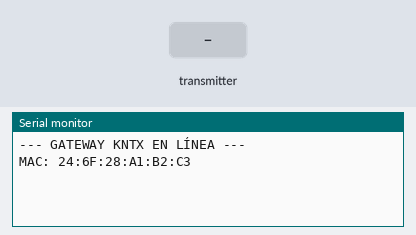
Recording of a sketch running on a simulated ESP32. Shown: the last lines printed to the serial monitor. Inputs (shaded band) come from the test bench. Nothing arrives over Bluetooth unless stated; a phone connects over Bluetooth LE 3 s after start.

Above: at 1.3 s.
1.4 s: the transmitter starts sending accel.0 = 25
At 1.8 s:
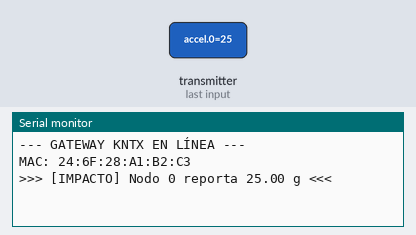
3.4 s: the transmitter starts sending node_id = 64
At 3.8 s:
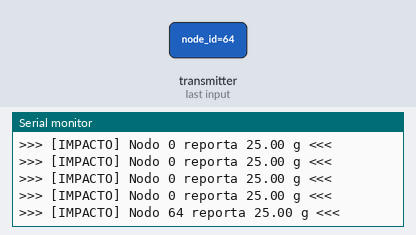
4.9 s: the transmitter starts sending node_id = 128
At 5.21 s:
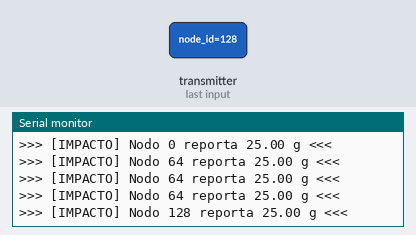
6.4 s: the transmitter starts sending accel.0 = 50
At 6.8 s:
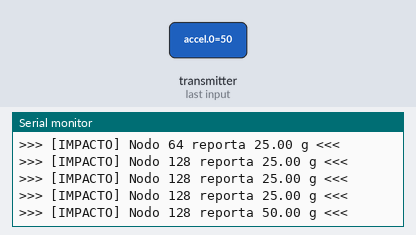
Timing chart, 0 to 8.9 s (numbered marks = the images above; inputs shaded):
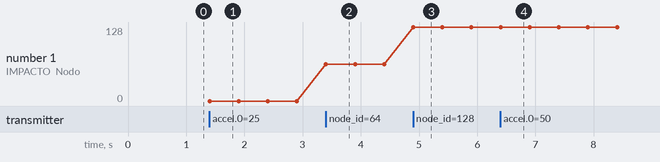

The sketch:

codigoS3.ino
```cpp
#include <esp_now.h>
#include <WiFi.h>
#include <BLEDevice.h>
#include <BLEServer.h>

typedef struct struct_message {
    uint8_t node_id;
    uint32_t timestamp;
    float quat[4];
    float accel[3];
} struct_message;

struct_message incomingData;

// Aumentamos el buffer a 1000 para soportar la ráfaga de 12 nodos
QueueHandle_t dataQueue;
const int QUEUE_SIZE = 1000;

uint32_t last_time_node[13] = {0};
int jitter_count = 0;
int max_jitter = 0;

void OnDataRecv(const esp_now_recv_info_t * esp_now_info, const uint8_t *incomingDataPtr, int len) {
    struct_message tempMsg;
    memcpy(&tempMsg, incomingDataPtr, sizeof(tempMsg));

    BaseType_t xHigherPriorityTaskWoken = pdFALSE;
    if (xQueueSendFromISR(dataQueue, &tempMsg, &xHigherPriorityTaskWoken) != pdPASS) {
        // En un entorno de producción, aquí se encendería un LED rojo de fallo crítico.
        Serial.println("¡CRÍTICO! OVERFLOW MASIVO.");
    }
}

void ProcessDataTask(void * pvParameters) {
    struct_message rxMsg;
    while(1) {
        if(xQueueReceive(dataQueue, &rxMsg, portMAX_DELAY) == pdPASS) {

            // Si hay impacto (>2g), se imprime al instante porque es prioridad
            if(rxMsg.accel[0] > 2.0) {
                Serial.printf("\n>>> [IMPACTO] Nodo %d reporta %.2f g <<<\n\n", rxMsg.node_id, rxMsg.accel[0]);
            }

            // Cálculo silencioso de Jitter
            uint32_t current_time = millis();
            if (last_time_node[rxMsg.node_id] != 0) {
                uint32_t delta = current_time - last_time_node[rxMsg.node_id];
                int jitter = abs((int)delta - 10);
                if (jitter >= 5) {
                    jitter_count++;
                    if(jitter > max_jitter) max_jitter = jitter;
                }
            }
            last_time_node[rxMsg.node_id] = current_time;

            // Reporte de salud: Solo se imprime 1 vez por segundo (no bloquea al CPU)
            if(rxMsg.node_id == 12 && (rxMsg.timestamp % 100 == 0)) {
                int spaces = uxQueueSpacesAvailable(dataQueue);
                Serial.printf("[SALUD KNTX] Cola: %d/%d libres | Jitters>5ms: %d (Max desfase: %d ms) | BLE ON\n", spaces, QUEUE_SIZE, jitter_count, max_jitter);
                jitter_count = 0;
                max_jitter = 0;
            }
        }
    }
}

void setup() {
    Serial.begin(115200);
    WiFi.mode(WIFI_STA);
    WiFi.disconnect();
    delay(100);

    Serial.println("\n--- GATEWAY KNTX EN LÍNEA ---");
    Serial.print("MAC: ");
    Serial.println(WiFi.macAddress());

    BLEDevice::init("KNTX_Gateway_Test");
    BLEServer *pServer = BLEDevice::createServer();
    BLEService *pService = pServer->createService("12345678-1234-5678-1234-56789abcdef0");
    pService->start();
    pServer->getAdvertising()->start();

    dataQueue = xQueueCreate(QUEUE_SIZE, sizeof(struct_message));

    // Aumentamos la prioridad de esta tarea a 2 para que no sea interrumpida fácilmente
    xTaskCreatePinnedToCore(ProcessDataTask, "Procesamiento", 4096, NULL, 2, NULL, 1);

    if (esp_now_init() != ESP_OK) return;
    esp_now_register_recv_cb(OnDataRecv);
}

void loop() { vTaskDelay(1000 / portTICK_PERIOD_MS); }
```

Measured:
- after the input at 1.4 s, the serial monitor: prints a new line at once (image 1)
- after the input at 3.4 s, the serial monitor: prints a new line at once (image 2)
- after the input at 4.9 s, the serial monitor: prints a new line at once (image 3)
- after the input at 6.4 s, the serial monitor: prints a new line at once (image 4)
- plotted number 1: 0 → 64 after the input at 3.4 s, 64 → 128 after the input at 4.9 s
